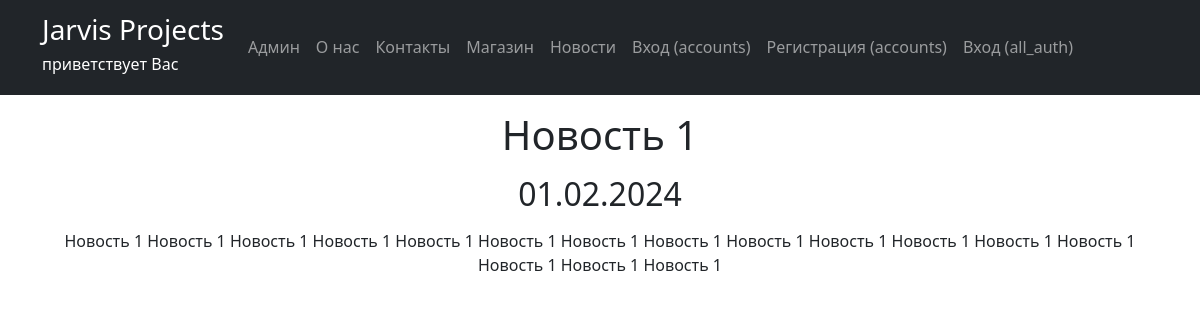
The page /newsportal/posts/17 on the database its author committed.
### newsportal/models.py (models this page shows, shortened)
class Post(models.Model):
    author = models.ForeignKey(Author, on_delete=models.CASCADE)
    postCategory = models.ManyToManyField(Category, through='PostCategory', verbose_name='Категория')
    CATEGORY_CHOICES = (
        ('NW', 'Новость'),
        ('AR', 'Статья'),
    )
    categoryType = models.CharField(max_length=2, choices=CATEGORY_CHOICES)
    dateCreation = models.DateTimeField(auto_now_add=True)
    title = models.CharField(max_length=128, verbose_name='Заголовок')
    text = models.TextField(verbose_name='Содержание')
    rating = models.IntegerField(default=0)
    class Meta:
        verbose_name = 'Контент'
        verbose_name_plural = 'Контент'

### newsportal/views.py (the view)
# urls.py: path('posts/<int:pk>', PostDetail.as_view(), name='post'),
class PostDetail(DetailView):
    model = Post
    template_name = 'newsportal/post.html'
    context_object_name = 'post'

### newsportal/templatetags/custom_filters_newsportal.py (called while the page is built)
@register.filter()
def censor(value):
    stop_list = STOP_LIST_WORDS
    for word in value.split():
        if word.lower() in stop_list:
            value = value.replace(word, f'{word[0]}{"*" * (len(word)-1)}')
    return value

### newsportal/templates/newsportal/post.html (shortened to what this page needs)
{% extends 'flatpages/default.html' %}
{% load custom_filters_newsportal %}
{% block content %}
        <p>
                <h1> {{ post.title|censor }} </h1>
        </p>
        <p>
                <h2> {{ post.dateCreation|date:'d.m.Y'}} </h2>
        </p>
        {{ post.text|censor }}
{% endblock content %}

### rows shown on the page
Post: title|censor "Новость 1", dateCreation "01.02.2024", text|censor "Новость 1 Новость 1 Новость 1 Новость 1 Новость 1 Новость 1 Новость 1 Новость 1 Новость 1 Новость 1 Новость 1 Новость 1 Новость 1 Новость 1 Новость 1 Новость 1"
